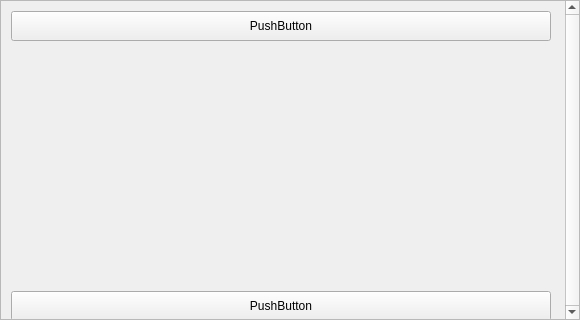
<?xml version="1.0" encoding="UTF-8"?>
<ui version="4.0">
 <class>Form</class>
 <widget class="QWidget" name="Form">
  <property name="geometry">
   <rect>
    <x>0</x>
    <y>0</y>
    <width>580</width>
    <height>320</height>
   </rect>
  </property>
  <property name="windowTitle">
   <string>Form</string>
  </property>
  <widget class="QScrollArea" name="scrollArea">
   <property name="geometry">
    <rect>
     <x>0</x>
     <y>0</y>
     <width>580</width>
     <height>320</height>
    </rect>
   </property>
   <property name="verticalScrollBarPolicy">
    <enum>Qt::ScrollBarAlwaysOn</enum>
   </property>
   <property name="horizontalScrollBarPolicy">
    <enum>Qt::ScrollBarAlwaysOff</enum>
   </property>
   <property name="widgetResizable">
    <bool>true</bool>
   </property>
   <widget class="QWidget" name="scrollAreaWidgetContents">
    <property name="geometry">
     <rect>
      <x>0</x>
      <y>0</y>
      <width>561</width>
      <height>318</height>
     </rect>
    </property>
    <widget class="QPushButton" name="pushButton">
     <property name="geometry">
      <rect>
       <x>10</x>
       <y>10</y>
       <width>540</width>
       <height>30</height>
      </rect>
     </property>
     <property name="text">
      <string>PushButton</string>
     </property>
    </widget>
    <widget class="QPushButton" name="pushButton_2">
     <property name="geometry">
      <rect>
       <x>10</x>
       <y>290</y>
       <width>540</width>
       <height>30</height>
      </rect>
     </property>
     <property name="text">
      <string>PushButton</string>
     </property>
    </widget>
   </widget>
  </widget>
 </widget>
 <resources/>
 <connections/>
</ui>
